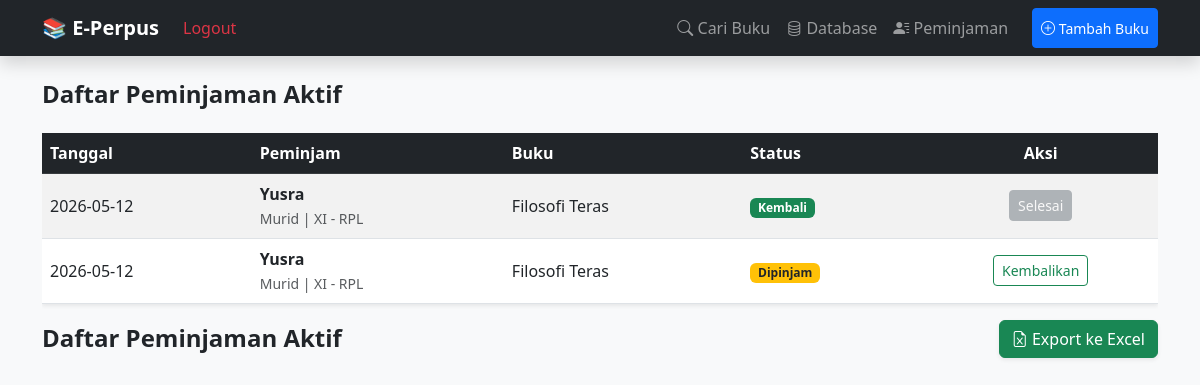
Screenshot of /peminjaman (signed in) with the database file from the repository.
### tables this page shows
CREATE TABLE peminjaman (
            id INTEGER PRIMARY KEY AUTOINCREMENT,
            id_buku INTEGER,
            id_anggota INTEGER,
            tipe_user TEXT,
            kelas TEXT,
            jurusan TEXT,
            tgl_pinjam DATE,
            tgl_kembali DATE,
            status TEXT DEFAULT 'Dipinjam',
            FOREIGN KEY (id_buku) REFERENCES buku (id),
            FOREIGN KEY (id_anggota) REFERENCES anggota (id)
        );

CREATE TABLE buku (
            id INTEGER PRIMARY KEY AUTOINCREMENT,
            judul TEXT NOT NULL,
            penulis TEXT,
            kategori TEXT,
            kode_rak TEXT, -- A (Rak Besar)
            baris_rak INTEGER, -- 1 (Barisan rak dari paling atas)
            stok INTEGER DEFAULT 1,
            tanggal_masuk DATE,
            cover_img TEXT
        );

### app.py (the view)
@app.route('/peminjaman')
def daftar_peminjaman():
    if not session.get('logged_in'): # Tambahkan ini
        flash('Silakan login terlebih dahulu!', 'danger')
        return redirect(url_for('login'))
    conn = get_db_connection()
    peminjaman_data = conn.execute('''
        SELECT p.id, b.judul, p.id_anggota as nama, p.tipe_user, p.kelas, p.jurusan, p.tgl_pinjam, p.status
        FROM peminjaman p
        JOIN buku b ON p.id_buku = b.id
        ORDER BY p.tgl_pinjam DESC
    ''').fetchall()
    conn.close()
    peminjaman_final = []
    tgl_sekarang = datetime.now().date()
    for row in peminjaman_data:
        p = dict(row)
        tgl_pinjam = datetime.strptime(p['tgl_pinjam'], '%Y-%m-%d').date()
        selisih = (tgl_sekarang - tgl_pinjam).days
        p['terlambat'] = True if selisih > 7 and p['status'] == 'Dipinjam' else False
        p['durasi'] = selisih
        peminjaman_final.append(p)
    return render_template('peminjaman.html', peminjaman=peminjaman_final)

### app.py (called while the page is built)
def get_db_connection():
    conn = sqlite3.connect('perpustakaan.db')
    conn.row_factory = sqlite3.Row
    return conn

### templates/peminjaman.html (shortened to what this page needs)
{% extends 'layout.html' %}
{% block content %}
<h4 class="fw-bold mb-4">Daftar Peminjaman Aktif</h4>
<div class="table-responsive">
    <table class="table table-striped align-middle bg-white shadow-sm">
        <thead class="table-dark">
            <tr>
                <th>Tanggal</th>
                <th>Peminjam</th>
                <th>Buku</th>
                <th>Status</th>
                <th class="text-center">Aksi</th>
            </tr>
        </thead>
        <tbody>
            {% for p in peminjaman %}
            <tr class="{{ 'table-danger' if p.terlambat else '' }}">
                <td>
                    {{ p.tgl_pinjam }}
                </td>
                <td>
                    <strong>{{ p.nama }}</strong><br>
                    <small class="text-muted">{{ p.tipe_user }} | {{ p.kelas }} - {{ p.jurusan }}</small>
                </td>
                <td>{{ p.judul }}</td>
                <td>
                    <span class="badge {{ 'bg-warning text-dark' if p.status == 'Dipinjam' else 'bg-success' }}">
                        {{ p.status }}
                    </span>
                </td>
                <td class="text-center">
                    {% if p.status == 'Dipinjam' %}
                    <a href="/return/{{ p.id }}" class="btn btn-sm btn-outline-success">Kembalikan</a>
                    {% else %}
                    <button class="btn btn-sm btn-secondary disabled opacity-50">Selesai</button>
                    {% endif %}
                </td>
            </tr>
            {% endfor %}
        </tbody>
    </table>
</div>
<div class="d-flex justify-content-between align-items-center mb-4">
    <h4 class="fw-bold mb-0">Daftar Peminjaman Aktif</h4>
    {% if session.get('logged_in') %}
    <a href="/export_peminjaman" class="btn btn-success shadow-sm">
        <i class="bi bi-file-earmark-excel"></i> Export ke Excel
    </a>
    {% endif %}
</div>
{% endblock %}

### rows the page displays
peminjaman: tgl_pinjam "2026-05-12", nama "Yusra", tipe_user "Murid", kelas "XI", jurusan "RPL", judul "Filosofi Teras", status "Kembali", shows "Selesai"
peminjaman: tgl_pinjam "2026-05-12", nama "Yusra", tipe_user "Murid", kelas "XI", jurusan "RPL", judul "Filosofi Teras", status "Dipinjam"
